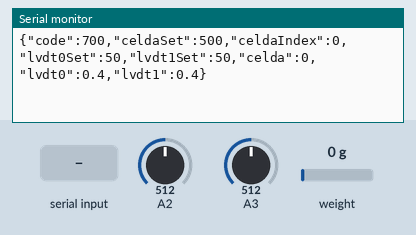
A sketch run on a simulated Arduino Uno, built with avr-gcc and run on an emulated ATmega328P. Shown: the last lines printed to the serial monitor. The inputs (shaded band) are chosen by the test bench; at power-on: weight on the scale 0 g, A2 = 512, A3 = 512.

Above: at 1.2 s.
1.3 s: "1" received over Serial
5.7 s: weight on the scale set to 100 g
At 7.1 s:
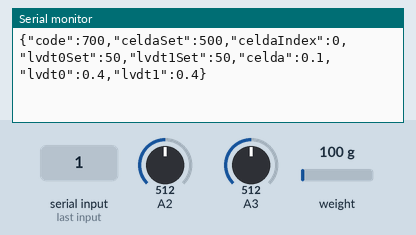
7.2 s: "0" received over Serial
11.6 s: A2 set to 490
At 13.0 s:
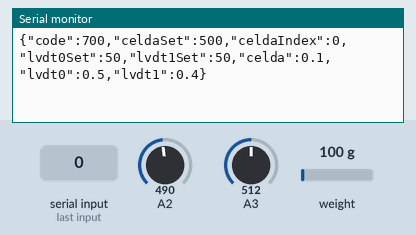
13.1 s: "2" received over Serial
17.5 s: A3 set to 490
At 18.0 s:
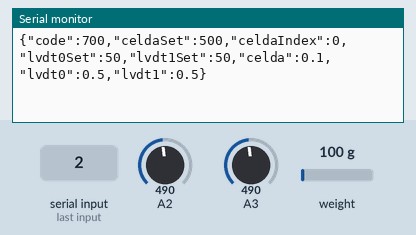

Measured:
- after the input at 5.7 s, the serial monitor: prints a new line at once (image 1)
- after the input at 11.6 s, the serial monitor: prints a new line at once (image 2)
- after the input at 17.5 s, the serial monitor: prints a new line at once (image 3)

The sketch:

lemac.ino
```cpp
#include <Arduino.h>
#include <ArduinoJson.h>
#include <HX711.h>
#include <SoftwareSerial.h>
#include "SettingItem.h";
#include "Lvdt.h";


// Define constantes

#define SET_LDVTS 200
#define SET_CELDA 300
#define SET_TARA 301
#define SET_TMUESTREO 400
#define CODAPLIERROR 500
#define CODAPLIOK 500

#define DATA_SENSOR 700


// instanciacion de Objetos y demas variables
SettingItem celdas[3] = {{500,-6561.95},{1000,105.293},{2000,52.6465}};
int settingSelected = 0;
HX711 celda(A1, A0);
Lvdt *lvdt0;
Lvdt *lvdt1;

// Para manejar el TIME_VALUE que enviamos desde JS
unsigned long  INTERVAL = 1000;
unsigned long previousMillis;


//--------------------------------

SoftwareSerial serialDebug(10, 11); //10:RX; 11:TX

void setup() {
  serialDebug.begin(115200);
  Serial.begin(115200);
  lvdt0 = new Lvdt(A2);
  lvdt1 = new Lvdt(A3);
  lvdt0->setTipo(50);
  lvdt1->setTipo(50);
  celda.set_scale(celdas[0].multiplicador);

  // Capturar el primer millis
   previousMillis = millis();
}

void loop() {

   if(Serial.available()){

    StaticJsonBuffer<500> jsonBuffer;
    JsonObject& jsonData = jsonBuffer.parse(Serial);

    if (jsonData.success()) {
      int code = jsonData["code"];
      serialDebug.println("Recibi un codigo");
      switch(code){
        case SET_LDVTS:{
                     float _lvdt0 = jsonData["lvdt0"];
                     float _lvdt1 = jsonData["lvdt1"];


                    lvdt0->setTipo(_lvdt0);
                    lvdt1->setTipo(_lvdt1);

                    //creacion de objeto JSON
                    JsonObject& root1 = jsonBuffer.createObject();
                    root1["code"] = CODAPLIOK;
                    root1["lvdt0_tipo"] = _lvdt0;
                    root1["lvdt1_tipo"] = _lvdt1;
                    root1.printTo(Serial);
                    Serial.println();

                break;
        }

        case SET_CELDA:
             {
                    settingSelected = jsonData["celda"];

                    float _scale = celdas[settingSelected].multiplicador;
                    celda.set_scale(_scale);
                    celda.tare();


                    //creacion de objeto JSON
                    JsonObject& root1 = jsonBuffer.createObject();
                    root1["code"] = CODAPLIOK;
                    root1["celda_scale"] = settingSelected;
                    root1["celda_value"] = celda.get_units();
                    root1.printTo(Serial);
                    Serial.println();

                break;
        }
        case SET_TARA: {
                    celda.tare();
                    //creacion de objeto JSON
                    JsonObject& root1 = jsonBuffer.createObject();
                    root1["code"] = CODAPLIOK;
                    root1["celda_value"] = celda.get_units();
                    root1.printTo(Serial);
                    Serial.println();

              break;
          }

       default:
          JsonObject& root = jsonBuffer.createObject();
          root["code"] = CODAPLIERROR;
          root["message"] = "El code del mensaje es incorrecto";
          root.printTo(Serial);
          Serial.println();

        break;

      }
    } else {
          JsonObject& root = jsonBuffer.createObject();
          root["code"] = CODAPLIERROR;
          root["message"] = "JSON PARSER error";
          root.printTo(Serial);
          Serial.println();

      }
  }

   unsigned long currentMillis = millis();

   if ((unsigned long)(currentMillis - previousMillis) >= INTERVAL)
   {
      StaticJsonBuffer<250> jsonBuffer;
      JsonObject& root = jsonBuffer.createObject();
      root["code"] = DATA_SENSOR;
      float celda_value = celda.get_units() *100.00;
      int celda_value_1 = int(celda_value);
      celda_value = celda_value_1 / 100.00;
      root["celdaSet"] = celdas[settingSelected].identificador;
      root["celdaIndex"] = settingSelected;
      root["lvdt0Set"] = lvdt0->getTipo();
      root["lvdt1Set"] = lvdt1->getTipo();
      root["celda"] = !isnan(celda_value) && !isinf(celda_value) ? celda_value: 0.0f;
      root["lvdt0"] = lvdt0->getValue();
      root["lvdt1"] = lvdt1->getValue();
      root.printTo(Serial);
      Serial.println();

      previousMillis = millis();
   }


}
```

Lvdt.cpp
```cpp
#include "Lvdt.h"

Lvdt::Lvdt(){
};

Lvdt::Lvdt(int pin){
  pinAnalog = pin;
  tipo = 50;
};

Lvdt::Lvdt(int pin, float m ){
  pinAnalog = pin;
  tipo = m;
};

void Lvdt::setTipo(float m){
  tipo = m;
};

float Lvdt::getTipo(){
  return tipo;
  }

float Lvdt::getValue() {
  int a = analogRead(pinAnalog);
  float val = map(a,122,1023,tipo,0);
  return (val - (tipo/2))/10;
  //return ((analogRead(pinAnalog)*1024)/5)*constante; //Falta Vin
};
```

Lvdt.h
```cpp
#include <Arduino.h>

class Lvdt {
  private:
    float tipo;
    int pinAnalog;

  public:
    Lvdt();
    Lvdt(int);
    Lvdt(int, float);
    void setTipo(float);
    float getTipo();
    float getValue();

};
```

Setting.cpp
```cpp
#include "Setting.h"

 Setting::Setting(){

}
```

Setting.h
```cpp
#include "SettingItem.h"

class Setting {
      private:

      SettingItem celdas[3] = {{500,-6561.95},{1000,105.293},{2000,52.6465}};


      public :

      Setting();
      float getMultiplicadorCelda(int c);

};
```

SettingItem.cpp
```cpp
#include "SettingItem.h"

SettingItem::SettingItem(int id , float m){
      identificador=id;
      multiplicador=m;
}
```

SettingItem.h
```cpp
class SettingItem{
 public:
      int identificador;
      float multiplicador;

      public:

      SettingItem(int, float);

};
```
